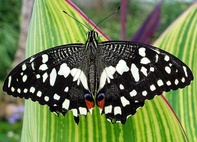
#> input picture Assignment 1/butterfly.jpg, 197 x 142 px, shrunk from 493 x 356 before the run
$ python hw1_ex4_thomas_buchegger.py
#> lines starting #> are read from the running program, lines starting #| are printed output that depends on the picture

# coding: utf-8

# In[4]:


import sys, os
import numpy as np
import matplotlib.pyplot as plt


def test_interp():
    # Tests the interp() function with a known input and output
    # Leads to error if test fails

    x = np.array([1, 2, 3, 4, 5, 6, 7, 8])
    y = np.array([0.2, 0.4, 0.6, 0.4, 0.6, 0.8, 1.0, 1.1])
    x_new = np.array((0.5, 2.3, 3, 5.45))
    y_new_solution = np.array([0.2, 0.46, 0.6, 0.69])
    y_new_result = interp(y, x, x_new)
    np.testing.assert_almost_equal(y_new_solution, y_new_result)


def test_interp_1D():
    # Test the interp_1D() function with a known input and output
    # Leads to error if test fails

    y = np.array([0.2, 0.4, 0.6, 0.4, 0.6, 0.8, 1.0, 1.1])
    y_rescaled_solution = np.array([
        0.20000000000000001, 0.29333333333333333, 0.38666666666666671,
        0.47999999999999998, 0.57333333333333336, 0.53333333333333333,
        0.44000000000000006, 0.45333333333333331, 0.54666666666666663,
        0.64000000000000001, 0.73333333333333339, 0.82666666666666677,
        0.91999999999999993, 1.0066666666666666, 1.0533333333333335,
        1.1000000000000001
    ])
    y_rescaled_result = interp_1D(y, 2)
    np.testing.assert_almost_equal(y_rescaled_solution, y_rescaled_result)


def test_interp_2D():
    # Tests interp_2D() function with a known and unknown output
    # Leads to error if test fails

    matrix = np.array([[1, 2, 3], [4, 5, 6]])
    matrix_scaled = np.array([[1., 1.4, 1.8, 2.2, 2.6, 3.],
                              [2., 2.4, 2.8, 3.2, 3.6, 4.],
                              [3., 3.4, 3.8, 4.2, 4.6, 5.],
                              [4., 4.4, 4.8, 5.2, 5.6, 6.]])

    result = interp_2D(matrix, 2)
    np.testing.assert_almost_equal(matrix_scaled, result)


def interp(y_vals, x_vals, x_new):
    # Computes interpolation at the given abscissas
    #
    # Inputs:
    #   x_vals: Given inputs abscissas, numpy array
    #   y_vals: Given input ordinates, numpy array
    #   x_new : New abscissas to find the respective interpolated ordinates, numpy
    #   arrays
    #
    # Outputs:
    #   y_new: Interpolated values, numpy array

    ################### PLEASE FILL IN THIS PART ###############################

    i = 0
    y_new = np.zeros(len(x_new))
    val_dict = dict(zip(x_vals, y_vals))
    for x in x_new:
        # search for the neighbor values of x
        sorted_x_vals = sorted(x_vals, key=lambda x_val: abs(x-x_val))
        if (sorted_x_vals[0] < x and sorted_x_vals[1] > x) or (sorted_x_vals[0] > x and sorted_x_vals[1] < x):
            y_new[i] = (sorted_x_vals[1] - x) / (sorted_x_vals[1] - sorted_x_vals[0]) * val_dict[sorted_x_vals[0]]             + (x - sorted_x_vals[0]) / (sorted_x_vals[1] - sorted_x_vals[0]) * val_dict[sorted_x_vals[1]]
        else :
            y_new[i] = val_dict[sorted_x_vals[0]]
        i += 1

    return y_new


def interp_1D(signal, scale_factor):
    # Linearly interpolates one dimensional signal by a given saling fcator
    #
    # Inputs:
    #   signal: A one dimensional signal to be samples from, numpy array
    #   scale_factor: scaling factor, float
    #
    # Outputs:
    #   signal_interp: Interpolated 1D signal, numpy array

    ################### PLEASE FILL IN THIS PART ###############################

    leng = len(signal)
    new_leng = int(leng * scale_factor)

    old_y_vals = signal
    old_x_vals = np.arange(1, leng+1)

    new_x_vals = np.linspace(1, leng, new_leng)
    signal_interp = interp(old_y_vals, old_x_vals, new_x_vals)

    return signal_interp


def interp_2D(img, scale_factor):
    # Applies bilinear interpolation using 1D linear interpolation
    # It first interpolates in one dimension and passes to the next dimension
    #
    # Inputs:
    #   img: 2D signal/image (grayscale or RGB), numpy array
    #   scale_factor: Scaling factor, float
    #
    # Outputs:
    #   img_interp: interpolated image with the expected output shape, numpy array

    ################### PLEASE FILL IN THIS PART ###############################

#> called with img = array of shape (2, 3), scale_factor = 2
    img_shape = img.shape
    row_nbr = img_shape[0]
    col_nbr = img_shape[1]
    img2 = np.zeros((int(row_nbr * scale_factor), col_nbr))
    img_interp = np.zeros((int(row_nbr * scale_factor), int(col_nbr * scale_factor)))
    # print(img_shape)
    # print(scale_factor)
    if(len(img_shape) == 2): # Greyscale image
        # print(img2.shape)
        for col in range(col_nbr):
            img2[:, col] = interp_1D(img[:, col], scale_factor)
            # print(img2)
        for row in range(img2.shape[0]):
            img_interp[row, :] = interp_1D(img2[row, :], scale_factor)
            # print(img_interp)
    elif(len(img_shape) == 3): # RGB image
        img2 = np.stack((img2, img2, img2), 2)
        img_interp = np.stack((img_interp, img_interp, img_interp), 2)
        for col in range(col_nbr):
            img2[:, col, 0] = interp_1D(img[:, col, 0], scale_factor) # Red
            img2[:, col, 1] = interp_1D(img[:, col, 1], scale_factor) # Green
            img2[:, col, 2] = interp_1D(img[:, col, 2], scale_factor) # Blue
            # print(img2)
        for row in range(img2.shape[0]):
            img_interp[row, :, 0] = interp_1D(img2[row, :, 0], scale_factor) # Red
            img_interp[row, :, 1] = interp_1D(img2[row, :, 1], scale_factor) # Green
            img_interp[row, :, 2] = interp_1D(img2[row, :, 2], scale_factor) # Blue

    return img_interp


# set arguments
#filename = 'bird.jpg'
filename = 'butterfly.jpg'
# filename = 'monkey_face.jpg'
scale_factor = 1.5  # Scaling factor

# Before trying to directly test the bilinear interpolation on an image, we
# test the intermediate functions to see if the functions that are coded run
# correctly and give the expected results.

print('...................................................')
print('Testing test_interp()...')
test_interp()
print('done.')

print('Testing interp_1D()....')
test_interp_1D()
print('done.')

print('Testing interp_2D()....')
test_interp_2D()
print('done.')

print('Testing bilinear interpolation of an image...')
# Read image as a matrix, get image shapes before and after interpolation
img = (plt.imread(filename)).astype('float')  # need to convert to float
in_shape = img.shape  # Input image shape
#> in_shape = (142, 197, 3)

# Apply bilinear interpolation
img_int = interp_2D(img, scale_factor)
#> call 2 of interp_2D, with scale_factor = 1.5
#> after the loop in interp_2D (call 2), `for col in range(col_nbr):`:
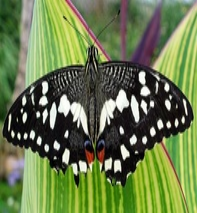
#> img2: shape (213, 197, 3) float64; mean R, G, B 106.9, 123.5, 77.3
#> after the loop in interp_2D (call 2), `for row in range(img2.shape[0]):`:
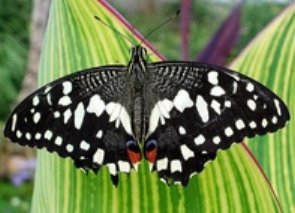
#> img_interp: shape (213, 295, 3) float64; mean R, G, B 106.9, 123.4, 77.3
print('done.')

# Now, we save the interpolated image and show the results
print('Plotting and saving results...')
plt.figure()
plt.imshow(img_int.astype('uint8'))  # Get back to uint8 data type
filename, _ = os.path.splitext(filename)
plt.savefig('{}_rescaled.jpg'.format(filename))
plt.close()

plt.figure()
plt.subplot(1, 2, 1)
plt.imshow(img.astype('uint8'))
plt.title('Original')
plt.subplot(1, 2, 2)
plt.imshow(img_int.astype('uint8'))
plt.title('Rescaled by {:2f}'.format(scale_factor))
print('Do not forget to close the plot window --- it happens:) ')
plt.show()
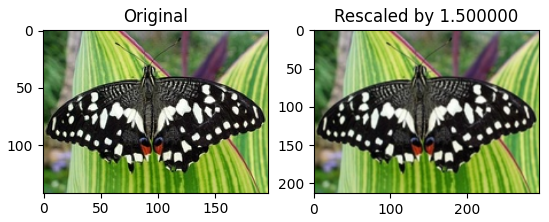
#> figure drawn by matplotlib, 2 panels

print('done.')
